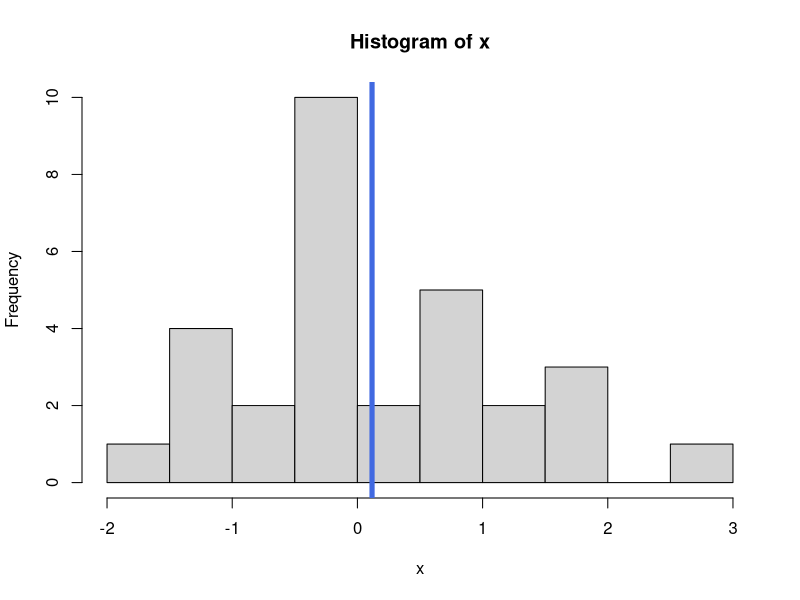
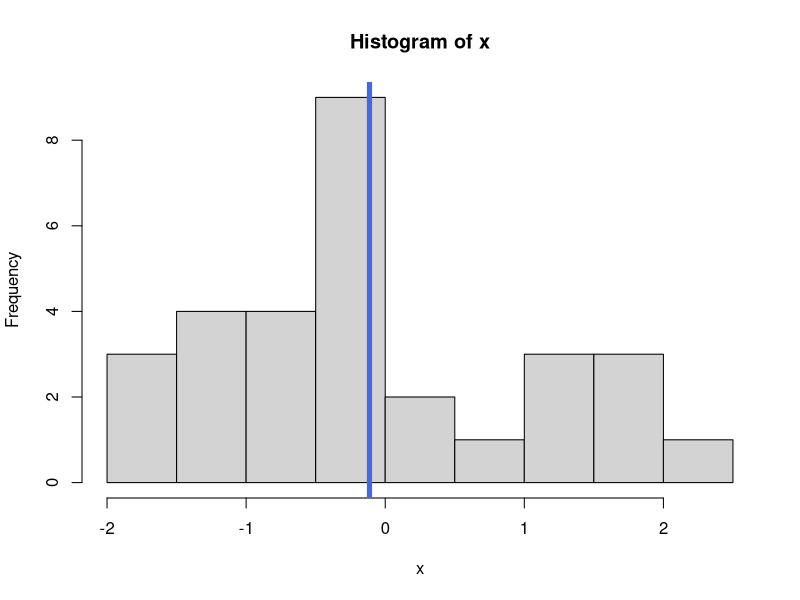
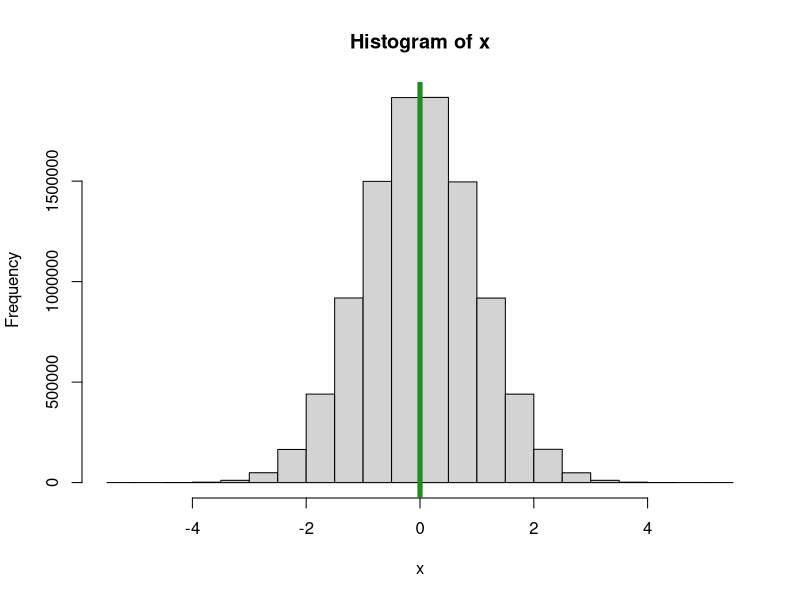
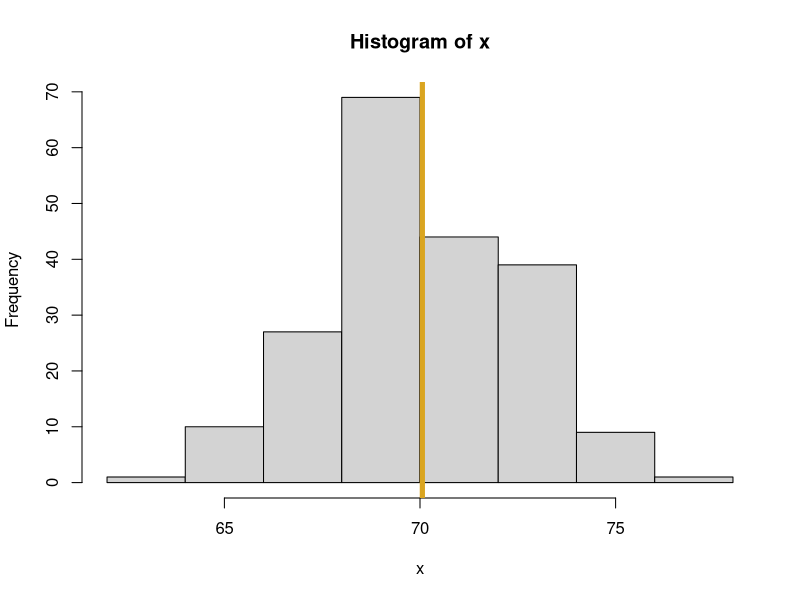

Write R code to recreate these figures, in order.
#* plotRandomHistogram.R
#* 
#* Author: Will Paz
#* 
#* Purpose:
#*          A function that will generate a sample of normal observations
#*          and plot the histogram of that data
#*          
#* Inputs: 
#*      num_pts = the number of observations
#*                to randomly generate 
#*      mu = the theoretical mean of the Normal 
#*           distribution that generates my data
#*      sigma = the theoretical standard deviation
#*      seed = an optional random number generator seed value,
#*             defaults to NULL
#*      meanColor = the line color corresponding to the 
#*                  sample mean of the data
#* Output:
#*      A histogram.
#*      A list with the following elements are returned:
#*           RandomObs = a vector with the randomly
#*                       generated data
#*           MeanRandomObs = sample mean corresponding to 
#*                           the randomly generated data
#*           SD_RandomObs = corresponding SD
          

plotRandomHistogram <- function(num_pts=30,mu=0,sigma=1,seed=NULL,
                       meanColor="royalblue") {
  set.seed(seed)
  x <- rnorm(num_pts,mean = mu,sd = sigma)
  mean_x <- mean(x)
  hist(x)
  abline(v=mean_x,lwd=5,col=meanColor)
  
  ## In R, in a function, the output from the last 
  ## line is automatically returned
  
  list(RandomObs = x, 
       MeanRandomObs = mean_x,
       SD_RandomObs = sd(x))
}


plotRandomHistogram()
plotRandomHistogram(seed=-10)
plotRandomHistogram(seed=19, num_pts = 10000000,meanColor = "forestgreen")

my_output <- plotRandomHistogram(seed = 5, num_pts = 200, mu = 70,
                                 sigma = 2.5, meanColor = "goldenrod")
my_output$MeanRandomObs
